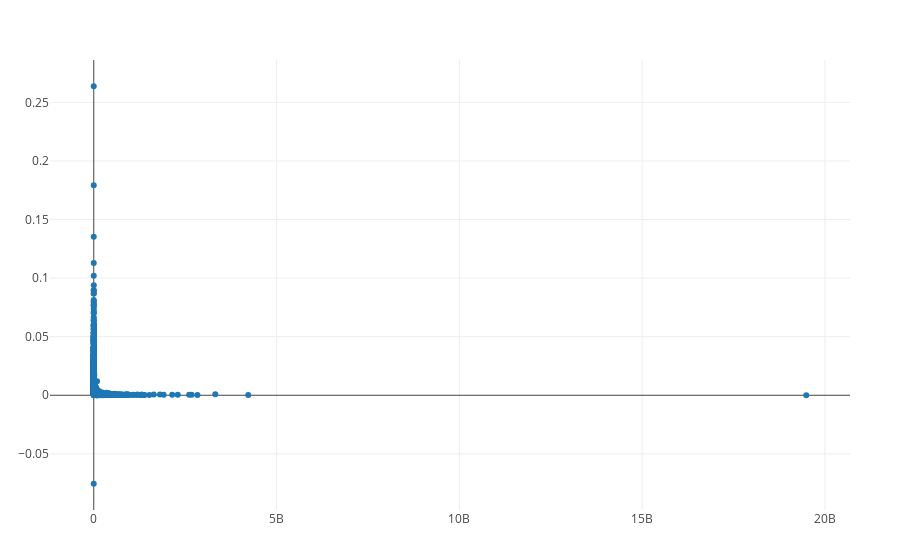

Notebook code cell kept with this figure:
### Code cell
xdf = DataFrame()
PESP = bysec[:AESP]./crsp_bysec[:PRC]; #PERCENTAGE EFFECTIVE SPREAD
xdf[:DVOL] = crsp_bysec[:VOL].*crsp_bysec[:PRC];
plot(xdf[:DVOL],PESP,mode= "markers")

### Figure 1 — Plotly figure (JSON) as saved in the notebook; plotly's stock layout.template omitted (floating-point values rounded to 4 significant figures; data arrays with more than 128 entries replaced by an {"elided": "..."} marker saying what was removed)
{"data": [{"mode": "markers", "y": {"elided": "5584 float values"}, "type": "scatter", "x": {"elided": "5584 float values"}}], "layout": {"margin": {"l": 50, "b": 50, "r": 50, "t": 60}}}
